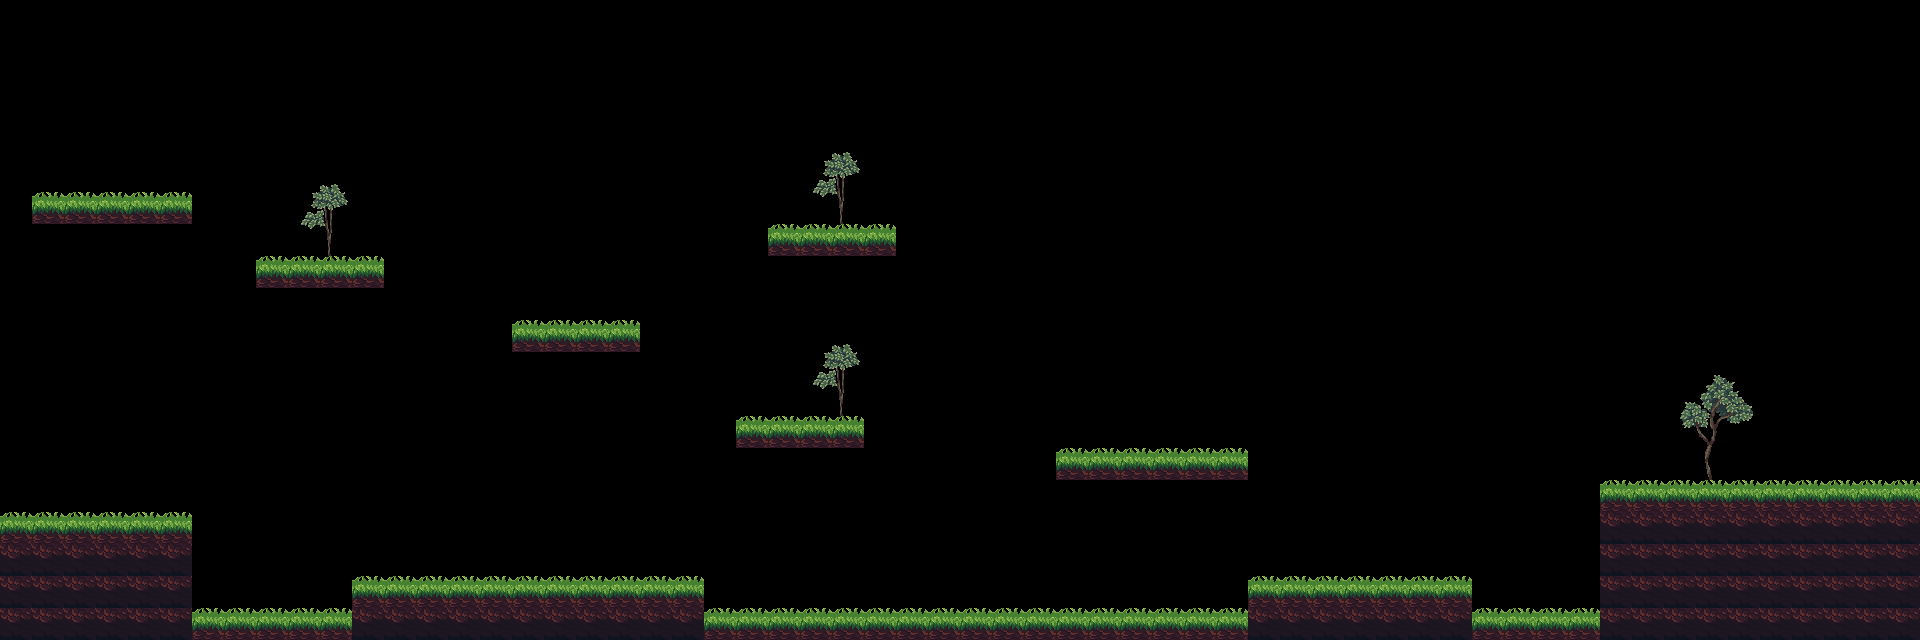

This game map was drawn from its Tiled (.tmx) file and the tilesets committed beside it. A one-line description and the full map source follow:
An orthogonal 60x20 tile map with 32x32 px tiles, 1 tile layer (background), 2 tilesets and 27 objects (10x coin, 4x floor, player, medusa, suriken).

<map version="1.10" tiledversion="1.11.0" orientation="orthogonal" renderorder="right-down" width="60" height="20" tilewidth="32" tileheight="32" infinite="0" nextlayerid="7" nextobjectid="35">
 <tileset firstgid="1" name="32x32WoodsItchio" tilewidth="32" tileheight="32" tilecount="1566" columns="58">
  <image source="32x32WoodsItchio.png" width="1857" height="890" />
 </tileset>
 <tileset firstgid="1567" name="Tileset" tilewidth="32" tileheight="32" tilecount="180" columns="15">
  <image source="Tileset.png" width="480" height="384" />
 </tileset>
 <layer id="1" name="background" width="60" height="20">
  <data encoding="csv">
0,0,0,0,0,0,0,0,0,0,0,0,0,0,0,0,0,0,0,0,0,0,0,0,0,0,0,0,0,0,0,0,0,0,0,0,0,0,0,0,0,0,0,0,0,0,0,0,0,0,0,0,0,0,0,0,0,0,0,0,
0,0,0,0,0,0,0,0,0,0,0,0,0,0,0,0,0,0,0,0,0,0,0,0,0,0,0,0,0,0,0,0,0,0,0,0,0,0,0,0,0,0,0,0,0,0,0,0,0,0,0,0,0,0,0,0,0,0,0,0,
0,0,0,0,0,0,0,0,0,0,0,0,0,0,0,0,0,0,0,0,0,0,0,0,0,0,0,0,0,0,0,0,0,0,0,0,0,0,0,0,0,0,0,0,0,0,0,0,0,0,0,0,0,0,0,0,0,0,0,0,
0,0,0,0,0,0,0,0,0,0,0,0,0,0,0,0,0,0,0,0,0,0,0,0,0,0,0,0,0,0,0,0,0,0,0,0,0,0,0,0,0,0,0,0,0,0,0,0,0,0,0,0,0,0,0,0,0,0,0,0,
0,0,0,0,0,0,0,0,0,0,0,0,0,0,0,0,0,0,0,0,0,0,0,0,0,1682,1683,0,0,0,0,0,0,0,0,0,0,0,0,0,0,0,0,0,0,0,0,0,0,0,0,0,0,0,0,0,0,0,0,0,
0,0,0,0,0,0,0,0,0,1682,1683,0,0,0,0,0,0,0,0,0,0,0,0,0,0,1697,1698,0,0,0,0,0,0,0,0,0,0,0,0,0,0,0,0,0,0,0,0,0,0,0,0,0,0,0,0,0,0,0,0,0,
0,183,183,183,183,183,0,0,0,1697,1698,0,0,0,0,0,0,0,0,0,0,0,0,0,0,1712,1713,0,0,0,0,0,0,0,0,0,0,0,0,0,0,0,0,0,0,0,0,0,0,0,0,0,0,0,0,0,0,0,0,0,
0,0,0,0,0,0,0,0,0,1712,1713,0,0,0,0,0,0,0,0,0,0,0,0,0,183,183,183,183,0,0,0,0,0,0,0,0,0,0,0,0,0,0,0,0,0,0,0,0,0,0,0,0,0,0,0,0,0,0,0,0,
0,0,0,0,0,0,0,0,183,183,183,183,0,0,0,0,0,0,0,0,0,0,0,0,0,0,0,0,0,0,0,0,0,0,0,0,0,0,0,0,0,0,0,0,0,0,0,0,0,0,0,0,0,0,0,0,0,0,0,0,
0,0,0,0,0,0,0,0,0,0,0,0,0,0,0,0,0,0,0,0,0,0,0,0,0,0,0,0,0,0,0,0,0,0,0,0,0,0,0,0,0,0,0,0,0,0,0,0,0,0,0,0,0,0,0,0,0,0,0,0,
0,0,0,0,0,0,0,0,0,0,0,0,0,0,0,0,183,183,183,183,0,0,0,0,0,1682,1683,0,0,0,0,0,0,0,0,0,0,0,0,0,0,0,0,0,0,0,0,0,0,0,0,0,0,0,0,0,0,0,0,0,
0,0,0,0,0,0,0,0,0,0,0,0,0,0,0,0,0,0,0,0,0,0,0,0,0,1697,1698,0,0,0,0,0,0,0,0,0,0,0,0,0,0,0,0,0,0,0,0,0,0,0,0,0,0,1685,1686,0,0,0,0,0,
0,0,0,0,0,0,0,0,0,0,0,0,0,0,0,0,0,0,0,0,0,0,0,0,0,1712,1713,0,0,0,0,0,0,0,0,0,0,0,0,0,0,0,0,0,0,0,0,0,0,0,0,0,1699,1700,1701,0,0,0,0,0,
0,0,0,0,0,0,0,0,0,0,0,0,0,0,1682,0,0,0,0,0,0,0,0,183,183,183,183,0,0,0,0,0,0,0,0,0,0,0,0,0,0,0,0,0,0,0,0,0,0,0,0,0,1714,1715,1716,0,0,0,0,0,
0,0,0,0,0,0,0,0,0,0,0,0,0,0,0,0,0,0,0,0,0,0,0,0,0,0,0,0,0,0,0,0,0,183,183,183,183,183,183,0,0,0,0,0,0,0,0,0,0,0,0,0,0,1730,1731,0,0,0,0,0,
0,0,0,0,0,0,0,0,0,0,0,0,0,0,0,0,0,0,0,0,0,0,0,0,0,0,0,0,0,0,0,0,0,0,0,0,0,0,0,0,0,0,0,0,0,0,0,0,0,0,183,183,183,183,183,183,183,183,183,183,
183,183,183,183,183,183,0,0,0,0,0,0,0,0,0,0,0,0,0,0,0,0,0,0,0,0,0,0,0,0,0,0,0,0,0,0,0,0,0,0,0,0,0,0,0,0,0,0,0,0,241,241,241,241,241,241,241,241,241,241,
241,241,241,241,241,241,0,0,0,0,0,0,0,0,0,0,0,0,0,0,0,0,0,0,0,0,0,0,0,0,0,0,0,0,0,0,0,0,0,0,0,0,0,0,0,0,0,0,0,0,241,241,241,241,241,241,241,241,241,241,
241,241,241,241,241,241,0,0,0,0,0,183,183,183,183,183,183,183,183,183,183,183,0,0,0,0,0,0,0,0,0,0,0,0,0,0,0,0,0,183,183,183,183,183,183,183,0,0,0,0,241,241,241,241,241,241,241,241,241,241,
241,241,241,241,241,241,183,183,183,183,183,241,241,241,241,241,241,241,241,241,241,241,183,183,183,183,183,183,183,183,183,183,183,183,183,183,183,183,183,241,241,241,241,241,241,241,183,183,183,183,241,241,241,241,241,241,241,241,241,241
</data>
 </layer>
 <objectgroup id="2" name="spawn">
  <object id="1" type="player" x="76.287" y="69.3398" width="72" height="62" />
 </objectgroup>
 <objectgroup id="3" name="ground">
  <object id="2" x="32.9685" y="194.181" width="159.006" height="29.9955" rotation="359.87" />
  <object id="3" x="256.5" y="256" width="126.839" height="31" />
  <object id="4" x="514.179" y="320.5" width="125.159" height="32.5" />
  <object id="5" x="773.6" y="227" width="121.4" height="30" />
  <object id="6" x="741.938" y="418.5" width="115.364" height="29.5" />
  <object id="7" x="352" y="583.6" width="351.5" height="67.1433" />
  <object id="8" x="-8.5" y="516.5" width="200" height="136.305" />
  <object id="9" x="1058.76" y="449.5" width="188.241" height="23.5" />
  <object id="10" x="1248" y="583.341" width="224" height="64.0543" />
  <object id="11" x="1600.5" y="483.5" width="339.608" height="168.743" />
  <object id="12" type="floor" x="-89.3333" y="0" width="93.3333" height="648" />
  <object id="13" type="floor" x="-92" y="-52" width="2019.33" height="67.3333" />
  <object id="14" type="floor" x="1916" y="-36" width="91" height="689" />
  <object id="15" type="floor" x="-88" y="634" width="2094" height="70" />
 </objectgroup>
 <objectgroup id="4" name="coin">
  <object id="16" type="coin" x="495" y="393" width="37" height="31" />
  <object id="17" type="coin" x="445.333" y="450" width="37" height="30" />
  <object id="18" type="coin" x="543" y="447" width="41" height="30" />
  <object id="19" type="coin" x="798.108" y="334.785" width="42" height="34" />
  <object id="20" type="coin" x="573.384" y="219.857" width="39" height="33" />
  <object id="21" type="coin" x="831.251" y="121.062" width="48" height="40" />
  <object id="22" type="coin" x="254.066" y="415.712" width="36" height="37" />
  <object id="23" type="coin" x="1686" y="386" width="39" height="36" />
  <object id="24" type="coin" x="1340" y="419" width="44" height="38" />
  <object id="25" type="coin" x="1816" y="380" width="41" height="36" />
 </objectgroup>
 <objectgroup id="5" name="monsters">
  <object id="33" type="medusa" x="941" y="593" width="62" height="42">
   <properties>
    <property name="isVertical" type="bool" value="false" />
    <property name="offNeg" type="float" value="7" />
    <property name="offPos" type="float" value="7" />
   </properties>
  </object>
  <object id="34" type="suriken" x="1154.83" y="445.241" width="32" height="27.9283">
   <properties>
    <property name="isVertical" type="bool" value="false" />
    <property name="offNeg" type="float" value="2" />
    <property name="offPos" type="float" value="2" />
   </properties>
  </object>
 </objectgroup>
</map>
